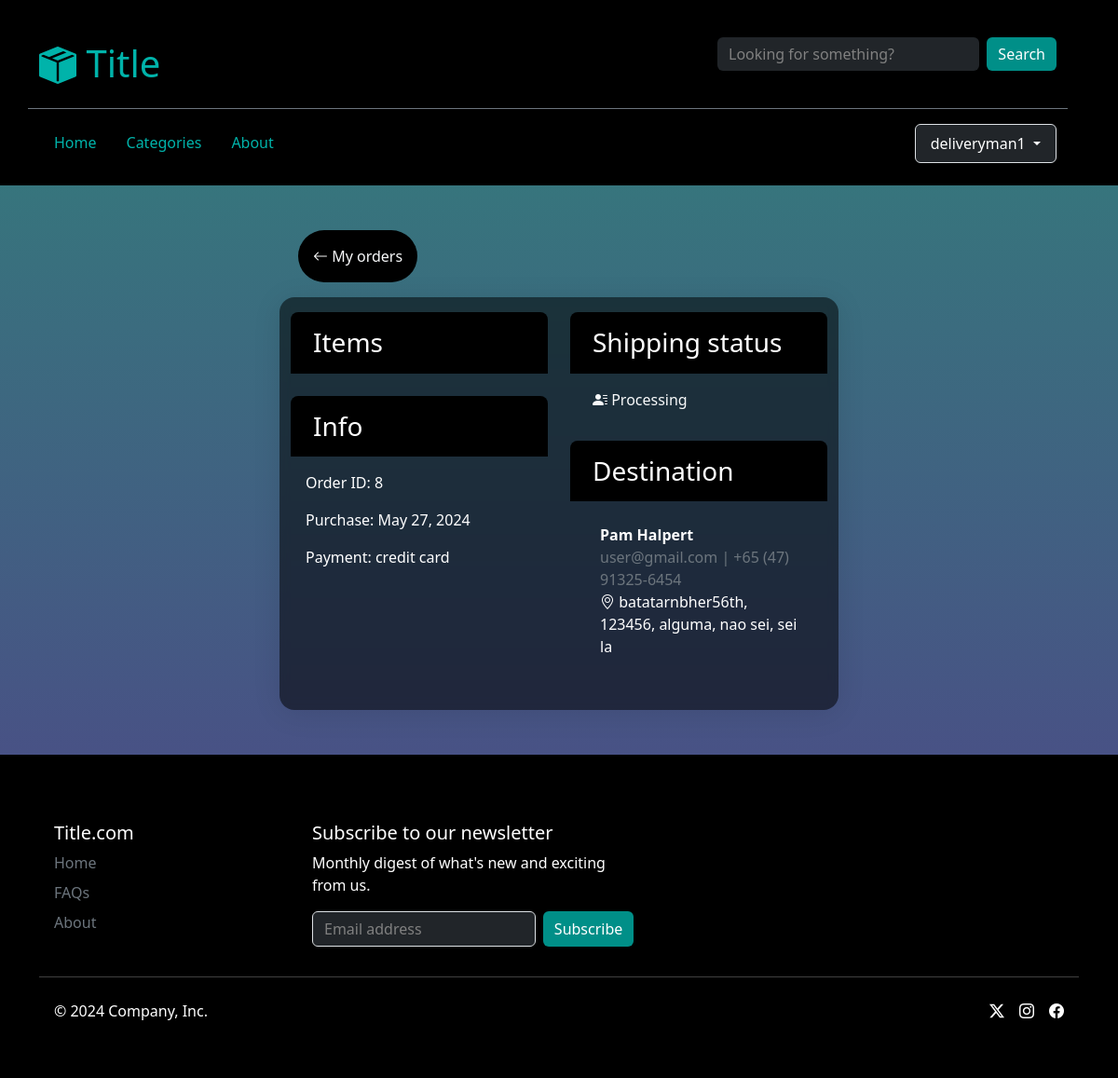
The app's page /order/8/ (signed in) with its own data.
### delivery/models.py (models this page shows, shortened)
class Order(models.Model):
    id = models.AutoField(primary_key=True)
    user = models.ForeignKey(AuthUser, on_delete=models.CASCADE)
    creation_date = models.DateTimeField(auto_now_add=True)
    update_date = models.DateTimeField(auto_now=True)
    total_price = models.DecimalField(max_digits=10, decimal_places=2, default=0)
    status = models.ForeignKey(OrderStatus, on_delete=models.PROTECT, default=1)
    payment = models.ForeignKey(Payment, on_delete=models.CASCADE)
    recipient = models.ForeignKey(Recipient, on_delete=models.CASCADE)
    delivery_adress = models.ForeignKey(Adress, on_delete=models.CASCADE)
    class Meta:
        db_table = "order"

class Payment(models.Model):
    id = models.AutoField(primary_key=True)
    user = models.ForeignKey(AuthUser, on_delete=models.PROTECT)
    date = models.DateTimeField(auto_now_add=True)
    card = models.ForeignKey(Card, on_delete=models.PROTECT)
    class Meta:
        db_table = "payment"

class Card(models.Model):
    id = models.AutoField(primary_key=True)
    user = models.ForeignKey(AuthUser, on_delete=models.CASCADE)
    name = models.CharField(max_length=255)
    number = models.CharField(max_length=19)
    cvv = models.IntegerField()
    expiration = models.CharField(max_length=5)
    type = models.ForeignKey(PaymentType, on_delete=models.CASCADE)
    add_date = models.DateTimeField(auto_now_add=True)
    class Meta:
        db_table = "card"

class PaymentType(models.Model):
    id = models.AutoField(primary_key=True)
    name = models.CharField(choices=[("CREDIT", "Credit card"), ("DEBIT", "Debit card")], max_length=20)
    class Meta:
        db_table = "payment_type"

class Recipient(models.Model):
    id = models.AutoField(primary_key=True)
    first_name = models.CharField(max_length=255)
    last_name = models.CharField(max_length=255)
    email = models.CharField(max_length=255)
    phone = models.CharField(max_length=20, blank=True, null=True)
    class Meta:
        db_table = "recipient"

class Adress(models.Model):
    id = models.AutoField(primary_key=True)
    street = models.CharField(max_length=200, blank=False)
    city = models.CharField(max_length=200, blank=False)
    state = models.CharField(max_length=200, blank=False)
    postal_code = models.CharField(max_length=20, blank=False)
    country = models.CharField(max_length=200, blank=False)
    class Meta:
        db_table = "adress"

### delivery/views.py (the view)
# urls.py: path("order/<int:order_id>/", views.order, name="order"),
@login_required
def order(request, order_id, new_order=False):
    user = request.user
    order = Order.objects.get(pk = order_id)
    context = get_layout_context(request)
    if order.user_id == user.id:
        order_items = OrderItem.objects.filter(order_id = order.id)
        context.update({
            "order": order,
            "order_items": order_items,
            "new_order": new_order
        })
        return render(request, "shopping/order.html", context)

### delivery/views.py (called while the page is built)
def get_layout_context(request):
    try:
        type = UserInfo.objects.get(user_id=request.user.id).type
    except:
        type = None
    categories = Category.objects.all().order_by('name')
    context = {'type': type, 'categories': categories}
    return context

### delivery/templates/shopping/order.html (shortened to what this page needs)
{% extends "layout.html" %}
{% load static %}
{% block body %}
<div class="container d-flex flex-column col-12 col-lg-8 col-xl-6">
    {% if new_order %}
        <div class="d-flex flex-column align-items-center rounded-pill p-3 pt-4 m-3" id="thanks">
            <h3>Thank's for your purchase!</h3>
            <p>Order received. Stay tuned for shipping updates!</p>
            <a href="{% url 'my_orders' %}" class="link-underline link-underline-opacity-0 text-light glass p-3 rounded-pill mx-2">
                Go to My orders
            </a>
        </div>
    {% else %}
        <div class="d-flex align-items-center">
            <a href="{% url 'my_orders' %}" class="link-underline link-underline-opacity-0 text-light bg-black p-3 rounded-pill mb-3 mx-2">
                <i class="bi bi-arrow-left"></i>&nbsp;My orders
            </a>
        </div>
    {% endif %}
    <div class="row d-flex justify-content-center text-light glass py-3 rounded-4">
        <div class="col-12 col-lg-6 col-xl-6">
            <ul class="list-group">
                <li class="list-group-item px-4 pt-3 bg-black border-0 rounded-top-3 mb-2">
                    <h3>Items</h3>
                </li>
                <li class="list-group-item px-4 pt-3 bg-black border-0 rounded-top-3 mt-3">
                    <h3>Info</h3>
                </li>
                <div class="p-3">
                    <p>Order ID: <span id="order-id">{{ order.id }}</span></p>
                    <p>Purchase: {{ order.creation_date.date }}</p>
                    <p>Payment: {{ order.payment.card.type.name }} card</p>
                </div>
            </ul>
        </div>
        <div class="col-12 col-lg-6 col-xl-6">
            <ul class="list-group">
                <li class="list-group-item bg-dark px-4 pt-3 bg-black border-0 rounded-top-3">
                    <h3>Shipping status</h3>
                </li>
                <li id="status" class="list-group-item full-glass rounded-top-0 p-3 px-4 border-0 d-flex flex-column">
                        <span class="text-secondary align-items-center"><i class="text-secondary bi bi-person-lines-fill"></i> Processing</span>
                </li>
            </ul>
            <ul class="list-group my-3">
                <li class="list-group-item bg-dark px-4 pt-3 bg-black border-0 rounded-top-3">
                    <h3>Destination</h3>
                </li>
                <li class="list-group-item full-glass rounded-top-0 border-0">
                    <div class="p-3 d-flex flex-column">
                        <strong>{{ order.recipient.first_name }} {{ order.recipient.last_name }}</strong>
                        <span class="text-secondary">{{ order.recipient.email }} | {{ order.recipient.phone }}</span>
                        <span><i class="bi bi-geo-alt"></i>
                            {{ order.delivery_adress.street }}, {{ order.delivery_adress.postal_code }}, {{ order.delivery_adress.city }}, {{ order.delivery_adress.state }}, {{ order.delivery_adress.country }}
                        </span>
                    </div>
                </li>
            </ul>
        </div>
    </div>
</div>
{% endblock %}

### delivery/templates/layout.html (shortened to what this page needs)
{% load static %}
<!DOCTYPE html>
<html lang="en">
    <head>
        <link href="https://cdn.jsdelivr.net/npm/bootstrap@5.3.3/dist/css/bootstrap.min.css" rel="stylesheet">
        <link rel="stylesheet" href="https://cdn.jsdelivr.net/npm/bootstrap-icons@1.11.3/font/bootstrap-icons.min.css">
        <link rel="stylesheet" href="{% static 'style.css' %}">
    </head>
    <body>
        <div class="bg-black">
            <div id="header" class="container d-flex align-items-center py-4 mb-5">
                <div class="row w-100">
                    <div class="d-flex justify-content-between border-bottom border-secondary py-3 mb-2">
                        <a class="nav-link nav-link d-flex align-items-end" href="{% url 'index' %}">
                            <i class="bi bi-box-seam-fill text-theme fs-1"></i>
                            <h1 class="text-theme">&nbsp;Title</h1>
                        </a>
                        <div class="col-8 col-md-6 col-lg-4">
                            <form action="" class="d-flex">
                                <input class="form-control bg-dark text-light border-0" type="text" id="search" placeholder="Looking for something?">
                                <input class="btn btn-theme ms-2" type="submit" value="Search">
                            </form>
                        </div>
                    </div>
                    <div class="d-flex justify-content-between mt-2">
                        <ul class="nav">
                        <li>
                            <a class="nav-link link-theme" href="{% url 'index' %}">Home</a>
                        </li>
                        <li>
                            <a class="nav-link link-theme" href="{% url 'categories_filter' category_id=0 %}">Categories</a>
                        </li>
                        <li>
                            <a class="nav-link link-theme" href="">About</a>
                        </li>
                        </ul>
                        <div>
                            {% if user.is_authenticated %}
                                <div class="dropdown">
                                <button class="btn btn-dark dropdown-toggle border px-3 py-2" type="button" data-bs-toggle="dropdown" aria-expanded="false">
                                    {{ user.username }}
                                </button>
                                </div>
                            {% else %}
                                Not signed in.
                            {% endif %}
                        </div>
                    </div>
                </div>
            </div>
        </div>
        {% block body %}
        {% endblock %}
        <div class="bg-black">
            <footer class="container mt-5 pb-1 pt-5">
                <div class="row mt-4 px-3">
                    <div class="col-md-3 mb-3 d-flex d-md-block gap-4">
                        <h5>Title.com</h5>
                        <ul class="nav gap-4 d-md-block">
                            <li class="nav-item mb-2"><a href="{% url 'index' %}" class="nav-link p-0 link link-secondary">Home</a></li>
                            <li class="nav-item mb-2"><a href="#" class="nav-link p-0 link link-secondary">FAQs</a></li>
                            <li class="nav-item mb-2"><a href="#" class="nav-link p-0 link link-secondary">About</a></li>
                        </ul>
                    </div>
                    <div class="col-md-8 mb-3 col-lg-4">
                        <form>
                            <h5>Subscribe to our newsletter</h5>
                            <p>Monthly digest of what's new and exciting from us.</p>
                            <div class="d-flex flex-column flex-sm-row w-100 gap-2">
                                <input id="newsletter1" type="text" class="form-control bg-dark text-light" placeholder="Email address">
                                <button class="btn btn-theme" type="button">Subscribe</button>
                            </div>
                        </form>
                    </div>
                </div>
                <hr>
                <div class="d-flex justify-content-between p-3 pt-0 my-4">
                    <p>© 2024 Company, Inc.</p>
                    <ul class="list-unstyled d-flex">
                        <li class="ms-3"><a class="link-body-emphasis" href="#"><i class="bi bi-twitter-x"></i></a></li>
                        <li class="ms-3"><a class="link-body-emphasis" href="#"><i class="bi bi-instagram"></i></a></li>
                        <li class="ms-3"><a class="link-body-emphasis" href="#"><i class="bi bi-facebook"></i></a></li>
                    </ul>
                </div>
            </footer>
        </div>
    </body>
</html>

### delivery/static/style.css (style rules this page uses)
:root { --text-color: rgb(0, 179, 170); --link-hover-color: rgb(97, 255, 247); --btn-color: rgb(0, 143, 136); }
body { background-image: linear-gradient(rgb(49, 128, 122), rgb(82, 62, 138)); background-attachment: fixed; }
*, h1, h3 { color: white; }
.form-control::placeholder { color: gray; }
.glass { background: rgba(0, 0, 0, 0.54); box-shadow: 0 4px 30px rgba(0, 0, 0, 0.1); backdrop-filter: blur(5px); -webkit-backdrop-filter: blur(5px); }
.full-glass { background: rgba(0, 0, 0, 0);; }
.text-theme { color: var(--text-color) !important; }
.btn-theme { background-color: var(--btn-color) !important; border: none; color: white; }
.link-theme { color: var(--text-color) !important; }

### records on screen
Order: id "8", creation_date "May 27, 2024", payment.card.type.name "credit", recipient.first_name "Pam", recipient.last_name "Halpert", recipient.email "user@gmail.com", recipient.phone "+65 (47) 91325-6454", delivery_adress.street "batatarnbher56th", delivery_adress.postal_code "123456", delivery_adress.city "alguma", delivery_adress.state "nao sei", delivery_adress.country "sei la"

### other values on screen
{{ user.username }} "deliveryman1"
